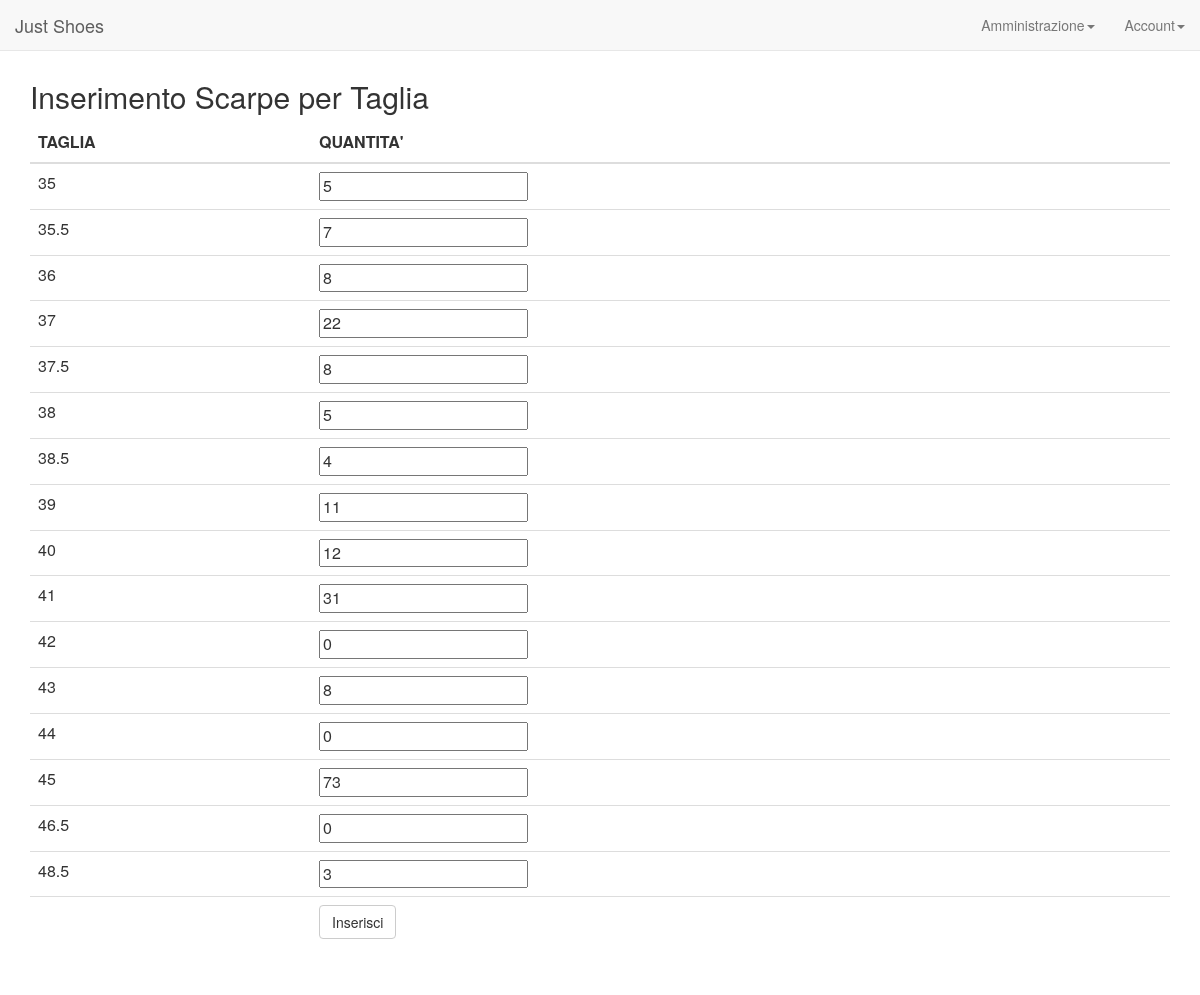
/admin/inserimento-scarpe.php?id=27 (signed in), run on the app's committed database.
### tables this page shows
CREATE TABLE `Taglia` (
  `id_taglia` int(10) NOT NULL,
  `taglia_uk_m` float DEFAULT NULL,
  `taglia_uk_f` float NOT NULL,
  `taglia_eu` float DEFAULT NULL,
  `taglia_us_m` float DEFAULT NULL,
  `taglia_us_f` float NOT NULL
);

CREATE TABLE `Stock_Scarpe` (
  `quantita` int(10) DEFAULT NULL,
  `id_scarpa` int(10) DEFAULT NULL,
  `id_taglia` int(10) DEFAULT NULL
);

### admin/inserimento-scarpe.php (the view, shortened to what this page needs)
<?php
  include_once("../config.php");
  include_once("../header.php");
  $id_scarpa = $_GET["id"];
  if($taglie = $mysqli->query("SELECT *
                               FROM Taglia")){
    echo  "<div class='container'>".
            "<h2>Inserimento Scarpe per Taglia</h2>".
            "<table class='table'>".
              "<thead>".
                "<tr>".
                  "<th>TAGLIA</th>".
                  "<th>QUANTITA'</th>".
                "</tr>".
              "</thead>".
              "<tbody>".
                "<form id='quantita-scarpe' method='post' action='inserimento-scarpe.php?id=$id_scarpa'>";
        while($taglia = $taglie->fetch_array(MYSQLI_ASSOC)){
            echo  "<tr>".
                    "<td>$taglia[taglia_eu]</td>".
                    "<td><input form='quantita-scarpe' type='number' name='qt$taglia[id_taglia]' value=";
                    $taglia_scarpa = $mysqli->query("SELECT quantita
                                                     FROM Stock_Scarpe
                                                     JOIN Scarpa ON Scarpa.id_scarpa = Stock_Scarpe.id_scarpa
                                                     WHERE id_taglia = $taglia[id_taglia]
                                                     AND Stock_Scarpe.id_scarpa = $id_scarpa")
                                                     ->fetch_array(MYSQLI_ASSOC);
                    if($taglia_scarpa){
                      echo "'$taglia_scarpa[quantita]'";
                    }
                    else {
                      echo "'0'";
                    }
                    echo "></input></td>".
                  "</tr>";
        }
        echo      " <td><input type='text' name='submitted' value='1' hidden></input></td>
                    <td><button class='btn btn-default' onclick='inserisci()'>Inserisci</button></td>".
                "</form>".
              "</tbody>".
            "</table>".
          "</div>";
  }
?>

### data on the page
taglia: taglia_eu "35", quantita "5"
taglia: taglia_eu "35.5", quantita "7"
taglia: taglia_eu "36", quantita "8"
taglia: taglia_eu "37", quantita "22"
taglia: taglia_eu "37.5", quantita "8"
taglia: taglia_eu "38", quantita "5"
taglia: taglia_eu "38.5", quantita "4"
taglia: taglia_eu "39", quantita "11"
taglia: taglia_eu "40", quantita "12"
taglia: taglia_eu "41", quantita "31"
taglia: taglia_eu "42", quantita "0"
taglia: taglia_eu "43", quantita "8"
taglia: taglia_eu "44", quantita "0"
taglia: taglia_eu "45", quantita "73"
taglia: taglia_eu "46.5", quantita "0"
taglia: taglia_eu "48.5", quantita "3"
